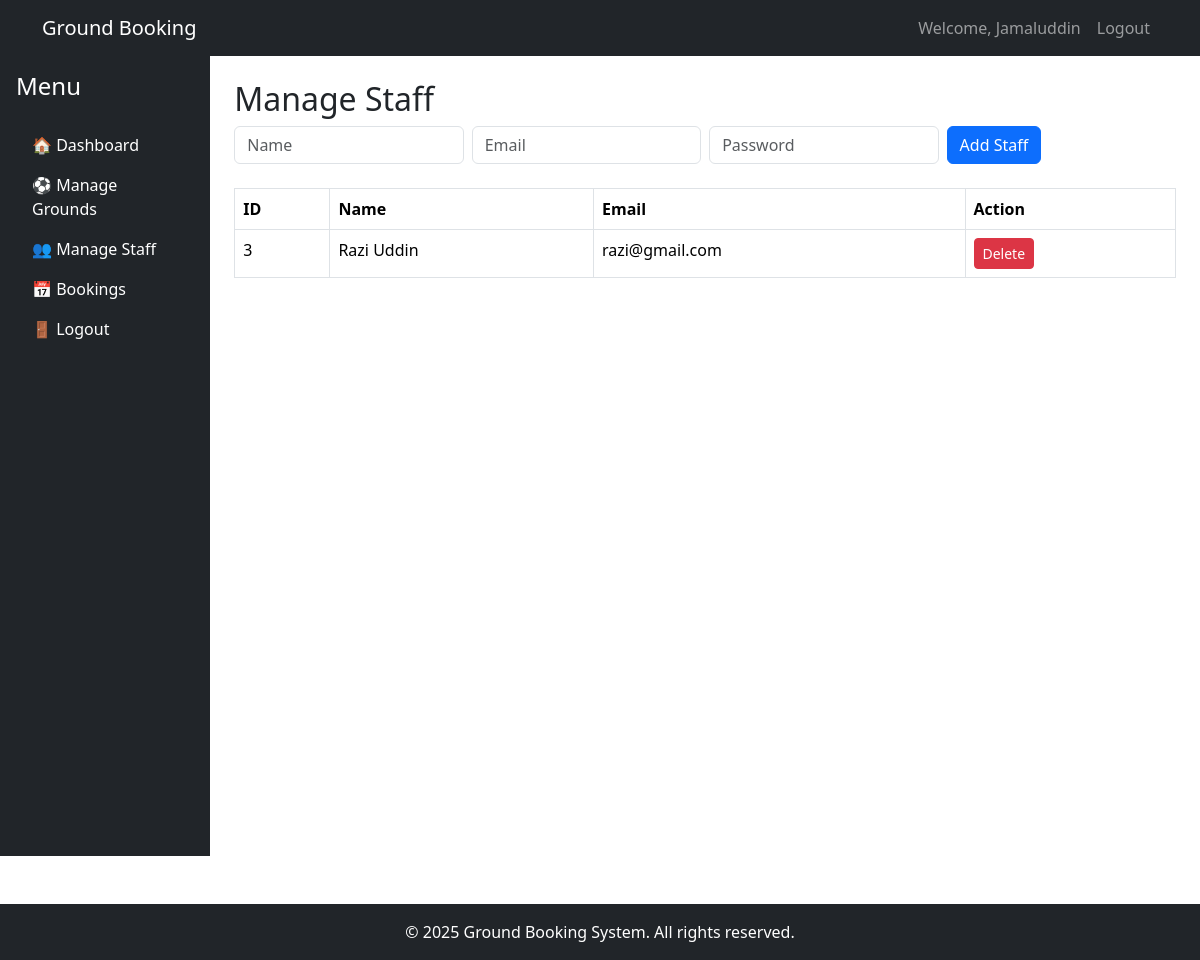
/admin/staff.php (signed in), run on the app's committed database.
### tables this page shows
CREATE TABLE `users` (
  `id` int(11) NOT NULL,
  `name` varchar(100) NOT NULL,
  `email` varchar(150) NOT NULL,
  `password` varchar(255) NOT NULL,
  `role` enum('superadmin','admin','staff','customer') NOT NULL,
  `parent_admin_id` int(11) DEFAULT NULL,
  `phone` varchar(20) DEFAULT NULL,
  `status` tinyint(1) DEFAULT 1,
  `created_at` timestamp NOT NULL DEFAULT current_timestamp()
);

### admin/staff.php (the view, shortened to what this page needs)
<?php
include '../config/db.php';
$admin_id = $_SESSION['user_id'];
?>
<?php include '../includes/header.php'; ?>
<div class="d-flex">
    <?php include '../includes/sidebar.php'; ?>
    <div class="container-fluid p-4">
        <h2>Manage Staff</h2>
        <form method="POST" class="mb-4">
            <div class="row g-2">
                <div class="col"><input type="text" name="name" class="form-control" placeholder="Name" required></div>
                <div class="col"><input type="email" name="email" class="form-control" placeholder="Email" required></div>
                <div class="col"><input type="password" name="password" class="form-control" placeholder="Password" required></div>
                <div class="col"><button type="submit" name="add" class="btn btn-primary">Add Staff</button></div>
            </div>
        </form>
        <table class="table table-bordered">
            <thead>
                <tr>
                    <th>ID</th>
                    <th>Name</th>
                    <th>Email</th>
                    <th>Action</th>
                </tr>
            </thead>
            <tbody>
                <?php
                $result = $conn->query("SELECT * FROM users WHERE role='staff' AND parent_admin_id=$admin_id");
                while ($row = $result->fetch_assoc()) {
                    echo "<tr>
                    <td>{$row['id']}</td>
                    <td>{$row['name']}</td>
                    <td>{$row['email']}</td>
                    <td><a href='?delete={$row['id']}' class='btn btn-danger btn-sm'>Delete</a></td>
                    </tr>";
                }
                ?>
            </tbody>
        </table>
    </div>
</div>
<?php include '../includes/footer.php'; ?>

### data on the page
users: id "3", name "Razi Uddin", email "razi@gmail.com"

### other printed values
$_SESSION['name'] "Jamaluddin"
